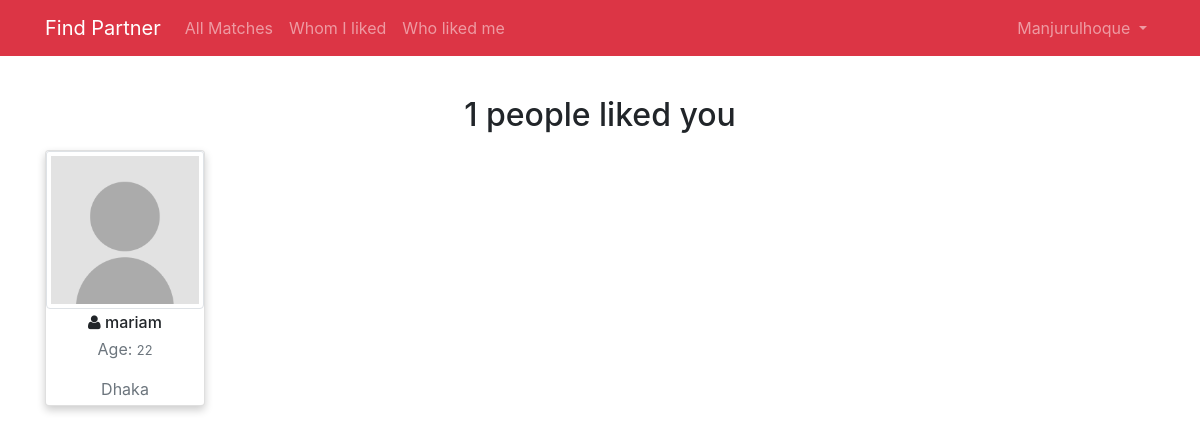
The page /liked-me (signed in) on the database its author committed.
### accounts/models.py (models this page shows, shortened)
class User(AbstractUser):
    username = models.CharField(max_length=256, blank=False)
    email = models.EmailField(unique=True, blank=False)
    gender = models.CharField(max_length=10, blank=False)
    age = models.IntegerField(blank=False)
    dob = models.DateField(blank=True, null=True)
    about = models.TextField(blank=True, null=True)
    looking_for = models.TextField(blank=True, null=True)
    interests = models.TextField(blank=True, null=True)
    city = models.CharField(max_length=50, blank=True, null=True)
    country = models.CharField(max_length=60, blank=True, null=True)
    created_at = models.DateTimeField(auto_now_add=True, auto_now=False)
    updated_at = models.DateTimeField(default=django.utils.timezone.now, blank=True)
    profile_picture = models.ImageField(null=True,
                                        blank=True,
                                        upload_to='photos',
                                        default='images/user.png',
                                        verbose_name="profile picture"
                                        )
    USERNAME_FIELD = 'email'
    REQUIRED_FIELDS = ['username', 'gender', 'age']

### app/models.py (models this page shows)
class Like(models.Model):
    member = models.ForeignKey(User, related_name="member", on_delete=models.CASCADE)
    user = models.ForeignKey(User, related_name="user", on_delete=models.CASCADE)

### app/views.py (the view)
# urls.py: path('liked-me', login_required(LikedMeListView.as_view(), login_url='/login'), name='liked_me'),
class LikedMeListView(ListView):
    model = Like
    context_object_name = "likes"
    template_name = "likedme.html"
    def get_queryset(self):
        return Like.objects.filter(member_id=self.request.user.id)

### templates/likedme.html (shortened to what this page needs)
{% extends 'layouts/app.html' %}
{% block content %}
    {% load static %}
    {% load is_liked_by_me %}
    <div class="text-center mt-3">
        <h2>{{ likes.count }} people liked you</h2>
    </div>
    <div class="container mt-3">
        <div class="row">
            {% for like in likes %}
                <div class="col-sm-6 col-md-4 col-lg-4 col-xl-2">
                    <div class="card mb-4">
                        <div class="card-img-wrapper">
                            <img class="card-img-top img-thumbnail" src="{% static 'images/user.png' %}" alt="">
                        </div>
                        <div class="card-body p-1">
                            <h6 class="card-title text-center mb-1"><i class="fa fa-user"></i>
                                {{ like.user.username }}
                            </h6>
                            <p class="card-text text-muted text-center">Age:
                                <small>{{ like.user.age }}</small>
                            </p>
                            <p class="card-text text-muted text-center">Dhaka</p>
                        </div>
                    </div>
                </div>
            {% endfor %}
        </div>
    </div>
{% endblock %}

### templates/layouts/app.html (shortened to what this page needs)
<!DOCTYPE html>
<html>
<head>
    {% load staticfiles %}
    <link href="{% static 'css/bootstrap.css' %}" rel="stylesheet">
    <link href="{% static 'css/font-awesome.min.css' %}" rel="stylesheet">
    <link href="https://cdnjs.cloudflare.com/ajax/libs/ekko-lightbox/5.3.0/ekko-lightbox.css" rel="stylesheet">
    <link href="{% static 'css/style.css' %}" rel="stylesheet">
</head>
<body>
<div id="app">
    <nav class="navbar navbar-expand-md navbar-dark bg-danger">
        <div class="container">
            <a class="navbar-brand" href="/">
                Find Partner
            </a>
            <div class="collapse navbar-collapse" id="navbarSupportedContent">
                {% if request.user.is_authenticated %}
                    <ul class="navbar-nav mr-auto">
                        <li class="nav-item">
                            <a class="nav-link" href="{% url 'app:matches' %}">All Matches</a>
                        </li>
                        <li class="nav-item">
                            <a class="nav-link" href="{% url 'app:whom_i_liked' %}">Whom I liked</a>
                        </li>
                        <li class="nav-item">
                            <a class="nav-link" href="{% url 'app:liked_me' %}">Who liked me</a>
                        </li>
                    </ul>
                {% endif %}
                <ul class="navbar-nav ml-auto">
                    {% if not request.user.is_authenticated %}
                        <li class="nav-item">
                            <a class="nav-link" href="{% url 'accounts:login' %}">Login</a>
                        </li>
                        <li class="nav-item">
                            <a class="nav-link" href="{% url 'accounts:register' %}">Register</a>
                        </li>
                    {% else %}
                        <li class="nav-item dropdown">
                            <a id="navbarDropdown" class="nav-link dropdown-toggle" href="#" role="button"
                               data-toggle="dropdown" aria-haspopup="true" aria-expanded="false">
                                {{ request.user.username|capfirst }}
                            </a>
                        </li>
                    {% endif %}
                </ul>
            </div>
        </div>
    </nav>
    <main class="py-4">
        {% block content %}
        {% endblock %}
    </main>
</div>
</body>
</html>

### static/css/style.css (style rules this page uses)
.card { box-shadow: 0 4px 8px 0 rgba(0, 0, 0, 0.2); transition: 0.3s; }
.card img { transform: scale(1.0, 1.0); transition-duration: 500ms; transition-timing-function: ease-out; }
.card-img-wrapper { overflow: hidden; position: relative; }

### rows shown on the page
User: user.username "Manjurulhoque"
Like: user.username "mariam", user.age "22"

### other values the page prints
{{ likes.count }} "1"
